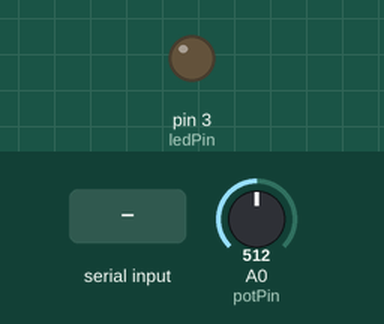
Recording of a sketch running on a simulated Arduino Uno, built with avr-gcc and run on an emulated ATmega328P. On the bench: output pins drawn as LEDs (lit = HIGH). The inputs (shaded band) are chosen by the test bench; at power-on: A0 (potPin) = 512. What the sketch prints to the serial monitor is not drawn.

Above: at 1.2 s.
1.3 s: byte 30 received over Serial
At 1.9 s:
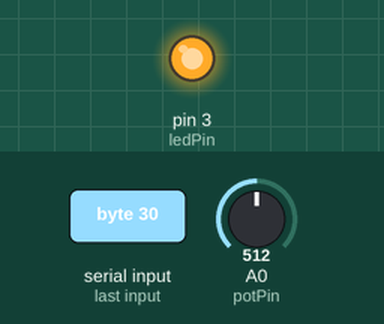
Timing chart, 0 to 4.3 s (numbered marks = the images above; inputs shaded):
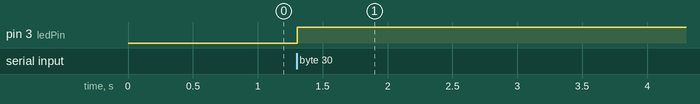

The sketch:

LED_Bounce.ino
```cpp
const int ledPin = 3; // led is connected to pin 3
const int potPin = A0; // potentiometer connected to A0
int potVal;

void setup() {
  // initializes ledPin as an output
  pinMode(ledPin, OUTPUT);
  // initializes potPin as an output
  pinMode(potPin, INPUT);
  // initializes serial communication at baud rate
  Serial.begin(9600);
}

void loop() {
  // variable to control brightness
  int ledState;
  potVal = analogRead(A0);
  Serial.println(potVal);
  // checks if information received from p5js
  if (Serial.available() > 0) {
    // stores the most recent byte between 0-255
    ledState = Serial.read();
    // changes the brightness of led depending on data received
    digitalWrite(ledPin,ledState);
  }
}
```

Measured:
- after the input at 1.3 s, pin 3 (ledPin): LOW → HIGH at once
